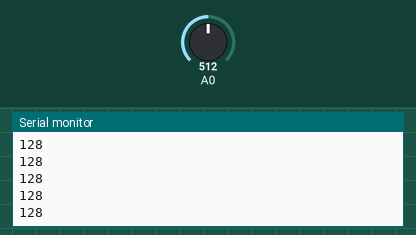
This sketch was run on a simulated Arduino Uno, built with avr-gcc and run on an emulated ATmega328P. Shown: the last lines printed to the serial monitor. The inputs (shaded band) are chosen by the test bench; at power-on: A0 = 512.

Above: at 1.2 s.
1.3 s: A0 set to 716
At 1.32 s:
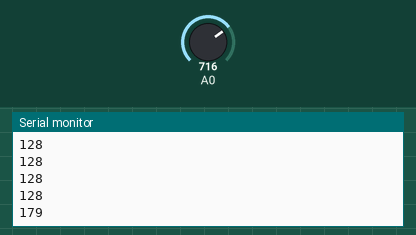
2.8 s: A0 set to 900
At 2.83 s:
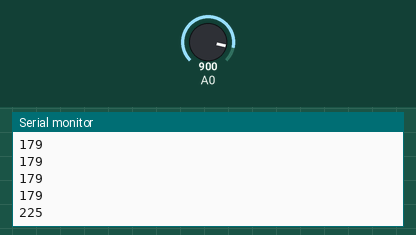
Timing chart, 0 to 5.8 s (numbered marks = the images above; inputs shaded):
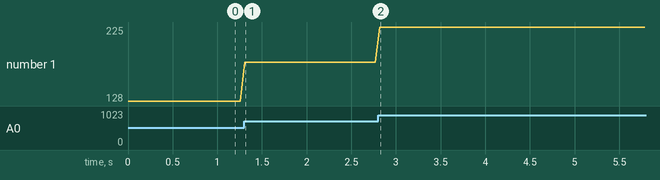

Measured:
- after the input at 1.3 s, the serial monitor: prints a new line at once (image 1)
- after the input at 2.8 s, the serial monitor: prints a new line at once (image 2)
- plotted number 1: 128 → 179 after the input at 1.3 s, 179 → 225 after the input at 2.8 s

The sketch:

senser.ino
```cpp
int val=0; //入力される値を格納する為の変数

void setup() {
  // put your setup code here, to run once:
  Serial.begin(9600); //モニターに出力する為の設定
}

void loop() {
  // put your main code here, to run repeatedly:
  //ANALOGINの0番ピンからデータを受け付ける
  val=analogRead(0)/4;
  Serial.println(val);
  delay(50);
}
```
